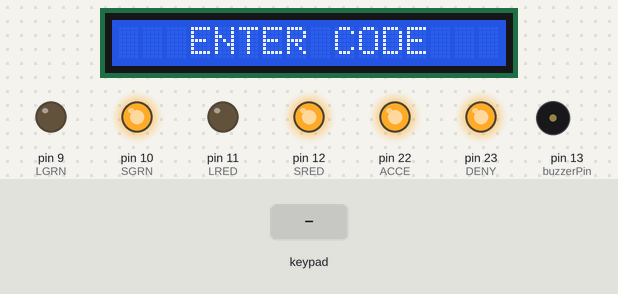
Bench run of a sketch on a simulated Arduino Mega 2560, built with avr-gcc and run on an emulated ATmega2560. On the bench: 16×1 character LCD, output pins drawn as LEDs (lit = HIGH), buzzer (waves = sounding). The test bench sets the inputs (shaded band). What the sketch prints to the serial monitor is not drawn.

Above: at 2.7 s.
2.8 s: keypad keys 1 2 3 4 pressed 0.4 s apart
At 5.4 s:
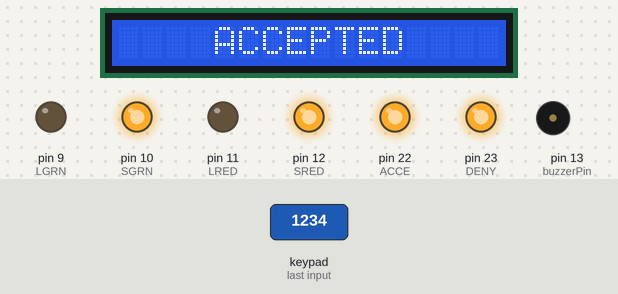
5.9 s: keypad keys 1 2 3 4 # pressed 0.4 s apart
At 8.7 s:
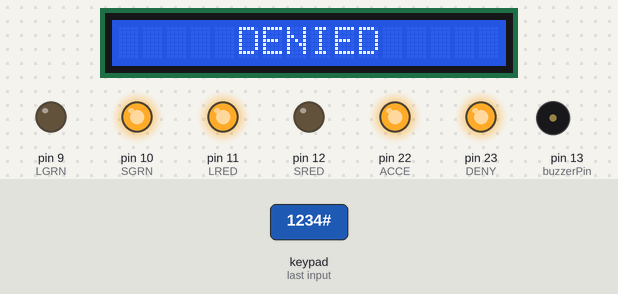
9.4 s: key '5' pressed
At 10.0 s:
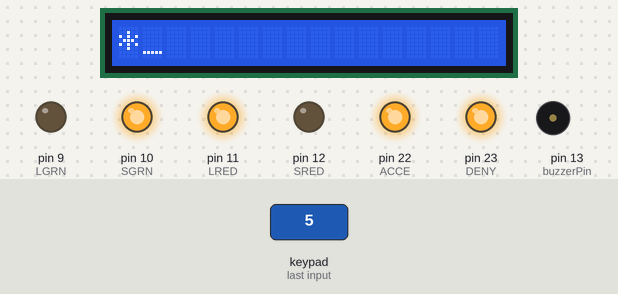
11.0 s: keypad keys 1 2 3 4 * pressed 0.4 s apart
At 12.3 s:
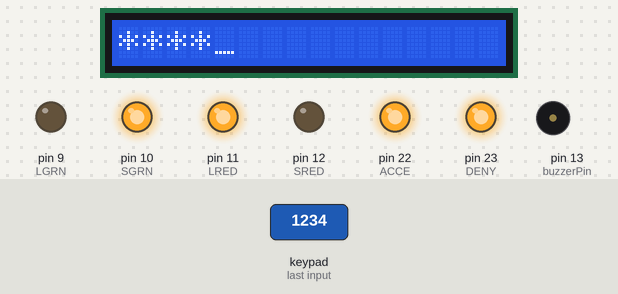
14.5 s: key '1' pressed
At 14.9 s:
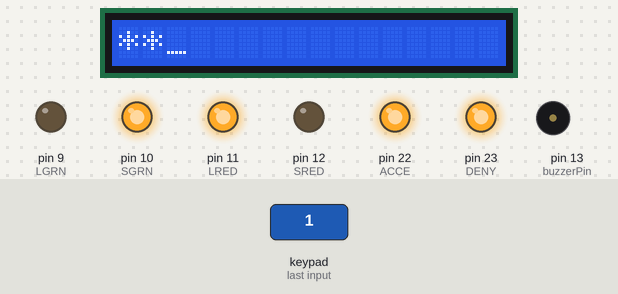
16.1 s: key '2' pressed
At 17.4 s:
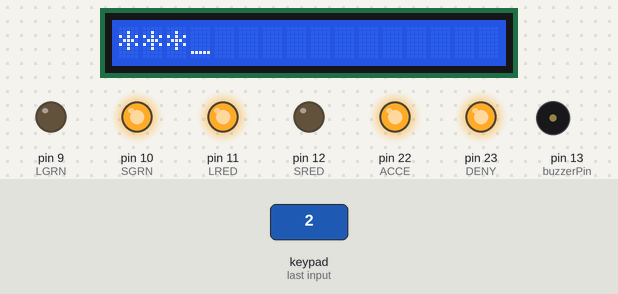
Timing chart, 0 to 18.7 s (numbered marks = the images above; inputs shaded):
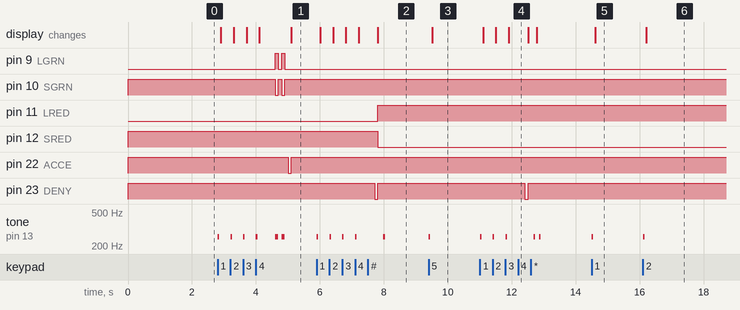

Measured:
- after the input at 2.8 s, pin 9 (LGRN): alternates HIGH for 0.10 s and LOW for 0.10 s, 4 changes in all, then stays LOW, starting after 1.8 s; pin 10 (SGRN): alternates HIGH for 0.10 s and LOW for 0.10 s, 4 changes in all, then stays HIGH, starting after 1.8 s
- after the input at 5.9 s, pin 11 (LRED): LOW → HIGH after 1.9 s; pin 12 (SRED): HIGH → LOW after 1.9 s
- after the input at 9.4 s, tone on pin 13 (buzzerPin): silent → 255 Hz at once, → silent 0.05 s later; the display: changes after 0.11 s (image 3)
- after the input at 11.0 s, pin 23 (DENY): HIGH → LOW after 1.4 s, → HIGH 0.10 s later; tone on pin 13 (buzzerPin): plays 255 Hz for 0.05 s, 255 Hz for 0.05 s, 255 Hz for 0.05 s, 255 Hz for 0.05 s, 255 Hz for 0.05 s, starting at once; the display: first changes after 0.11 s (image 4 shows a later state)
- after the input at 14.5 s, tone on pin 13 (buzzerPin): silent → 255 Hz at once, → silent 0.05 s later; the display: changes after 0.10 s (image 5)
- after the input at 16.1 s, tone on pin 13 (buzzerPin): silent → 255 Hz at once, → silent 0.05 s later; the display: changes after 0.11 s (image 6)

The sketch:

Keypadv2.ino
```cpp
// (licence header left out)
//import libraries
#include <Password.h>
#include <Keypad.h>
#include <LiquidCrystal.h>

#define LGRN 9//green LED's
#define SGRN 10//green strip
#define LRED 11//red LED's
#define SRED 12//red strip
#define buzzerPin 13//buzzer

#define ACCE 22//accepted signal to PLC
#define DENY 23//declined signal to PLC

//relay values
#define RELAY_ON 0
#define RELAY_OFF 1

Password password = Password("1234");  // password
int dlugosc = 4;                        // length of the password

LiquidCrystal lcd(24, 25, 26, 27, 28, 29);//(RS, E, D4, D5, D6, D7)

int ilosc;//number of clicks

const byte ROWS = 4; // rows
const byte COLS = 3; // cols

char keys[ROWS][COLS] =
{
  {'1','2','3'},
  {'4','5','6'},
  {'7','8','9'},
  {'*','0','#'}
};

byte rowPins[ROWS] = {2,3,4,5};
byte colPins[COLS] = {6,7,8};

Keypad keypad = Keypad( makeKeymap(keys), rowPins, colPins, ROWS, COLS );

void setup() {

  Serial.begin(9600);//begin serial

  Serial.println("begin");

  keypad.addEventListener(keypadEvent);//add keypad

  //outputs
  pinMode(LGRN, OUTPUT);
  pinMode(SGRN, OUTPUT);
  pinMode(LRED, OUTPUT);
  pinMode(SRED, OUTPUT);

  pinMode(buzzerPin, OUTPUT);

  pinMode(ACCE, OUTPUT);
  pinMode(DENY, OUTPUT);

  //default states
  digitalWrite(LGRN, LOW);
  digitalWrite(SGRN, RELAY_OFF);
  digitalWrite(LRED, LOW);
  digitalWrite(SRED, RELAY_OFF);

  noTone(buzzerPin);

  digitalWrite(ACCE, RELAY_OFF);
  digitalWrite(DENY, RELAY_OFF);

  lcd.begin(16, 1);//initialize LCD

  lcd.clear();
  lcd.print("   ENTER CODE   ");
  delay(1500);

}

void loop() {

  keypad.getKey();//run main method

}

 void keypadEvent(KeypadEvent eKey) {

  switch (keypad.getState()) {

    case PRESSED://if key is pressed beep

      for(int i = 1; i <= 1; i++ ) {

        tone(buzzerPin, 255);
        delay(50);
        noTone(buzzerPin);
        delay(50);
       }

     Serial.print("Pressed: ");
     Serial.println(eKey);

     switch (eKey) {

       case '#':
       break;

       case '*':
       break;

       default:
       ilosc=ilosc+1;
       password.append(eKey);
   }

    //print statements
    if(ilosc == 1) {

      lcd.clear();
      lcd.print("*_");

    }

    if(ilosc == 2) {

      lcd.clear();
      lcd.print("**_");

    }

    if(ilosc == 3) {

      lcd.clear();
      lcd.print("***_");

    }

    if(ilosc == 4) {

      lcd.clear();
      lcd.print("****_");

    }

    if(ilosc == 5) {

      lcd.clear();
      lcd.print("*****_");

    }

    if(ilosc == 6) {

      lcd.clear();
      lcd.print("******_");

    }

    if(ilosc == 7) {

      lcd.clear();
      lcd.print("*******_");

    }

    if(ilosc == 8) {

      lcd.clear();
      lcd.print("********_");

    }

    if(ilosc == 9) {

      lcd.clear();
      lcd.print("*********_");

    }

    if(ilosc == 10) {

      lcd.clear();
      lcd.print("**********_");

    }

    if(ilosc == 11) {

      lcd.clear();
      lcd.print("***********_");

    }

    if(ilosc == 12) {

      lcd.clear();
      lcd.print("************_");

    }

    if(ilosc == 13) {

      lcd.clear();
      lcd.print("*************_");

    }

    if(ilosc == 14) {

      lcd.clear();
      lcd.print("**************_");

    }

    if(ilosc == 15) {

      lcd.clear();
      lcd.print("***************");

    }

    //if number of entered keys equals passwords length check password
    if(ilosc == dlugosc) {

      delay(250);
      checkPassword();
      ilosc = 0;

    }
  }
}

void checkPassword() {

  delay(250);

  if (password.evaluate()) {//if password is correct

    digitalWrite(SRED, RELAY_OFF);//make sure red strip is off

    for(int i = 1; i <= 2; i++ ) {//beep and blink

      tone(buzzerPin, 255);
      digitalWrite(SGRN, RELAY_ON);
      digitalWrite(LGRN, HIGH);
      delay(100);
      digitalWrite(LGRN, LOW);
      digitalWrite(SGRN, RELAY_OFF);
      noTone(buzzerPin);
      delay(100);

    }

    ilosc = 0;//reset

    //send signal to PLC
    digitalWrite(ACCE, RELAY_ON);
    delay(100);
    digitalWrite(ACCE, RELAY_OFF);

    //print message
    lcd.clear();
    lcd.print("    ACCEPTED    ");
    Serial.println("accepted");
    delay(150);

   }

   else {//if its not correct

     digitalWrite(SGRN, RELAY_OFF);//make sure green strip is off

     //reset
     ilosc = 0;
     password.reset();

     //send message to PLC
     digitalWrite(DENY, RELAY_ON);
     delay(100);
     digitalWrite(DENY, RELAY_OFF);

     //turn red strip on until penalty runs and PWR shuts keypad off
     digitalWrite(SRED, RELAY_ON);
     digitalWrite(LRED, HIGH);

     //print message
     lcd.clear();
     lcd.print("     DENIED     ");
     Serial.println("denied");
     delay(150);

  }
}
```
